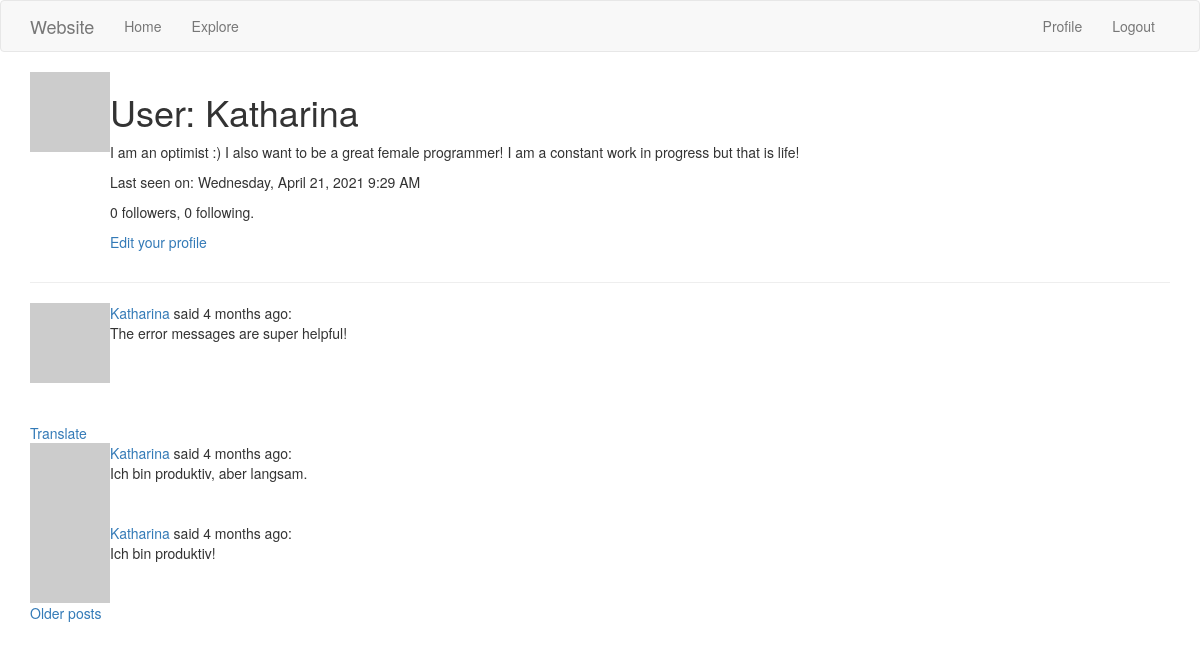
/user/Katharina (signed in), run on an earlier commit of the app's database.
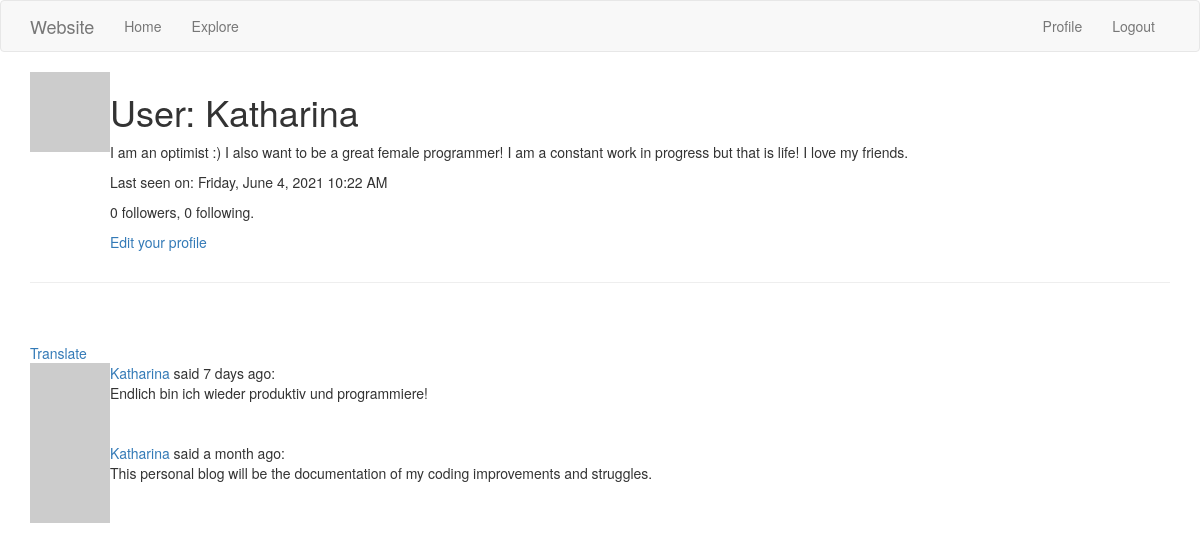
And on a later commit of the database.
### app/models.py (models this page shows, shortened)
class User(UserMixin, db.Model):
    id = db.Column(db.Integer, primary_key=True)
    username = db.Column(db.String(64), index=True, unique=True)
    email = db.Column(db.String(120), index=True, unique=True)
    password_hash = db.Column(db.String(128))
    posts = db.relationship('Post', backref='author', lazy='dynamic')
    about_me = db.Column(db.String(140))
    last_seen = db.Column(db.DateTime, default=datetime.utcnow)
    followed = db.relationship(
        'User', secondary=followers,
        primaryjoin=(followers.c.follower_id == id),
        secondaryjoin=(followers.c.followed_id == id),
        backref=db.backref('followers', lazy='dynamic'), lazy='dynamic')
    def avatar(self, size):
        digest = md5(self.email.lower().encode('utf-8')).hexdigest()
        return 'https://www.gravatar.com/avatar/{}?d=identicon&s={}'.format(
            digest, size)

class Post(db.Model):
    id = db.Column(db.Integer, primary_key=True)
    body = db.Column(db.String(140))
    __searchable__ = ['body']
    timestamp = db.Column(db.DateTime, index=True, default=datetime.utcnow)
    user_id = db.Column(db.Integer, db.ForeignKey('user.id'))
    language = db.Column(db.String(5))

### app/main/routes.py (the view)
@bp.route('/user/<username>')
@login_required
def user(username):
    user = User.query.filter_by(username=username).first_or_404()
    page = request.args.get('page', 1, type=int)
    posts = user.posts.order_by(Post.timestamp.desc()).paginate(
        page, current_app.config['POSTS_PER_PAGE'], False)
    next_url = url_for('main.user', username=user.username, page=posts.next_num) \
        if posts.has_next else None
    prev_url = url_for('main.user', username=user.username, page=posts.prev_num) \
        if posts.has_prev else None
    form = EmptyForm()
    return render_template('user.html', user=user, posts=posts.items,
                           next_url=next_url, prev_url=prev_url, form=form)

### app/main/routes.py (called while the page is built)
@bp.before_app_request
def before_request():
    if current_user.is_authenticated:
        current_user.last_seen = datetime.utcnow()
        db.session.commit()
    g.locale = str(get_locale())

@bp.before_request
def before_request():
    g.locale = str(get_locale())

@bp.before_request
def before_request():
    if current_user.is_authenticated:
        current_user.last_seen = datetime.utcnow()
        db.session.commit()

### app/models.py (called while the page is built)
@login.user_loader
def load_user(id):
    return User.query.get(int(id))

### app/main/templates/user.html (shortened to what this page needs)
<!DOCTYPE html>
<html>
<body>
{% extends "base.html" %}
{% block app_content %}
       <table>
        <tr valign="top">
            <td><img src="{{ user.avatar(128) }}"></td>
            <td>
                <h1>User: {{ user.username }}</h1>
        {% if user.about_me %}<p>{{ user.about_me }}</p>{% endif %}
         {% if user.last_seen %}
                <p>Last seen on: {{ moment(user.last_seen).format('LLLL') }}</p>
                {% endif %}
        <p>{{ user.followers.count() }} followers, {{ user.followed.count() }} following.</p>
        {% if user == current_user %}
        <p><a href="{{ url_for('main.edit_profile') }}">Edit your profile</a></p>
        {% endif %}
            </td>
        </tr>
    </table>
    <hr>
    {% for post in posts %}
      {% include '_post.html' %}
    {% endfor %}
    {% if next_url %}
    <a href="{{ next_url }}">Older posts</a>
    {% endif %}
{% endblock %}

### app/main/templates/base.html (shortened to what this page needs)
{% extends 'bootstrap/base.html' %}
{% block navbar %}
    <nav class="navbar navbar-default">
        <div class="container">
            <div class="navbar-header">
                <a class="navbar-brand" href="{{ url_for('main.about') }}">Website</a>
            </div>
            <div class="collapse navbar-collapse" id="bs-example-navbar-collapse-1">
                <ul class="nav navbar-nav">
                    <li><a href="{{ url_for('main.home') }}">Home</a></li>
                    <li><a href="{{ url_for('main.explore') }}">Explore</a></li>
                </ul>
                <ul class="nav navbar-nav navbar-right">
                    {% if current_user.is_anonymous %}
                    <li><a href="{{ url_for('auth.login') }}">Login</a></li>
                    {% else %}
                    <li><a href="{{ url_for('main.user', username=current_user.username) }}">Profile</a></li>
                    <li><a href="{{ url_for('auth.logout') }}">Logout</a></li>
                    {% endif %}
                </ul>
            </div>
        </div>
    </nav>
{% endblock %}
{% block content %}
    <div class="container">
        {% block app_content %}{% endblock %}
    </div>
{% endblock %}

### app/main/templates/_post.html
        <table>
        <tr valign="top">
            <td><img src="{{ post.author.avatar(36) }}"></td>
            <td>
                <a href="{{ url_for('main.user', username=post.author.username) }}">
                    {{ post.author.username }}
                </a>
                said {{ moment(post.timestamp).fromNow() }}:
                <br>
                <span id="post{{ post.id }}">{{ post.body }}</span>
            </td>
                 {% if post.language and post.language != g.locale %}
                <br><br>
                <span id="translation{{ post.id }}">
                    <a href="javascript:translate(
                                '#post{{ post.id }}',
                                '#translation{{ post.id }}',
                                '{{ post.language }}',
                                '{{ g.locale }}');">{{ _('Translate') }}</a>
                </span>
                {% endif %}
        </tr>
    </table>

What changed in the data, as far as the page shows it:
removed Post: author.username "Katharina", timestamp "4 months ago", body "The error messages are super helpful!"
removed Post: author.username "Katharina", timestamp "4 months ago", body "Ich bin produktiv, aber langsam."
removed Post: author.username "Katharina", timestamp "4 months ago", body "Ich bin produktiv!"
changed User "Katharina": about_me "I am an optimist :) I also want to be a great female programmer! I am a constant work in progress but that is life!" → "I am an optimist :) I also want to be a great female programmer! I am a constant work in progress but that is life! I love my friends."; last_seen "Wednesday, April 21, 2021 9:29 AM" → "Friday, June 4, 2021 10:22 AM"
now on this page (row edited): Post: author.username "Katharina", timestamp "7 days ago", body "Endlich bin ich wieder produktiv und programmiere!"
now on this page (row edited): Post: author.username "Katharina", timestamp "a month ago", body "This personal blog will be the documentation of my coding improvements and struggles."
Also different on the page:
text no longer shown: "Older posts"
